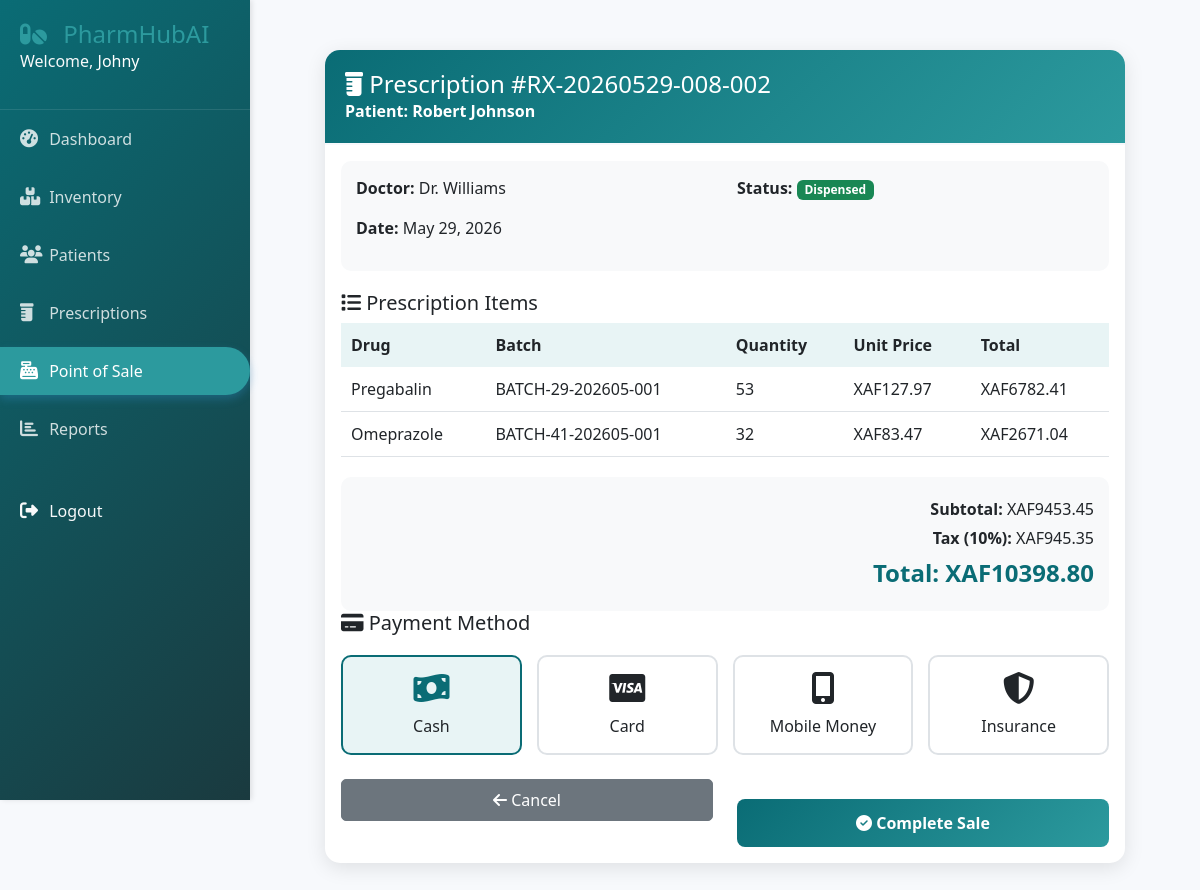
Screenshot of /sales/create-from-rx/6/ (signed in) with the database file from the repository.
### prescriptions/models.py (models this page shows, shortened)
class Prescription(models.Model):
    STATUS_CHOICES = (
        ('pending', 'Pending'),
        ('verified', 'Verified'),
        ('dispensed', 'Dispensed'),
        ('cancelled', 'Cancelled'),
        ('on_hold', 'On Hold'),
    )
    pharmacy = models.ForeignKey('accounts.Pharmacy', on_delete=models.CASCADE, null=True)
    prescription_number = models.CharField(max_length=50, unique=True)
    patient = models.ForeignKey(Patient, on_delete=models.CASCADE, related_name='prescriptions')
    prescribed_by = models.CharField(max_length=200)  # Doctor's name
    prescribed_date = models.DateField()
    pharmacist = models.ForeignKey(User, on_delete=models.SET_NULL, null=True, related_name='processed_prescriptions')
    status = models.CharField(max_length=20, choices=STATUS_CHOICES, default='pending')
    notes = models.TextField(blank=True)
    created_at = models.DateTimeField(auto_now_add=True)
    updated_at = models.DateTimeField(auto_now=True)
    class Meta:
        ordering = ['-created_at']

### patients/models.py (models this page shows, shortened)
class Patient(models.Model):
    BLOOD_TYPES = (
        ('A+', 'A+'), ('A-', 'A-'),
        ('B+', 'B+'), ('B-', 'B-'),
        ('AB+', 'AB+'), ('AB-', 'AB-'),
        ('O+', 'O+'), ('O-', 'O-'),
    )
    first_name = models.CharField(max_length=100)
    last_name = models.CharField(max_length=100)
    pharmacy = models.ForeignKey('accounts.Pharmacy', on_delete=models.CASCADE, null=True)
    date_of_birth = models.DateField()
    gender = models.CharField(max_length=10, choices=(('M', 'Male'), ('F', 'Female'), ('O', 'Other')))
    phone = models.CharField(max_length=15)
    email = models.EmailField(blank=True)
    address = models.TextField()
    blood_type = models.CharField(max_length=3, choices=BLOOD_TYPES, blank=True)
    allergies = models.TextField(blank=True, help_text="List all known allergies")
    chronic_conditions = models.TextField(blank=True, help_text="List all chronic conditions")
    current_medications = models.TextField(blank=True, help_text="List current medications")
    emergency_contact_name = models.CharField(max_length=200)
    emergency_contact_phone = models.CharField(max_length=15)
    created_by = models.ForeignKey(User, on_delete=models.SET_NULL, null=True)
    created_at = models.DateTimeField(auto_now_add=True)
    updated_at = models.DateTimeField(auto_now=True)
    class Meta:
        indexes = [
            models.Index(fields=['last_name', 'first_name']),
            models.Index(fields=['phone']),
        ]
    @property
    def full_name(self):
        return f"{self.first_name} {self.last_name}"

### inventory/models.py (models this page shows, shortened)
class Drug(models.Model):
    DRUG_FORMS = (
        ('tablet', 'Tablet'),
        ('capsule', 'Capsule'),
        ('liquid', 'Liquid'),
        ('injection', 'Injection'),
        ('cream', 'Cream'),
        ('ointment', 'Ointment'),
        ('inhaler', 'Inhaler'),
    )
    pharmacy = models.ForeignKey('accounts.Pharmacy', on_delete=models.CASCADE, null=True)
    name = models.CharField(max_length=200)
    generic_name = models.CharField(max_length=200)
    rxcui = models.CharField(max_length=20, unique=True, null=True, blank=True)
    form = models.CharField(max_length=20, choices=DRUG_FORMS)
    strength = models.CharField(max_length=50)  # e.g., "500mg"
    manufacturer = models.CharField(max_length=200)
    description = models.TextField(blank=True)
    requires_prescription = models.BooleanField(default=True)
    training_id = models.CharField(max_length=50, blank=True, null=True, help_text="ID from training dataset")
    created_at = models.DateTimeField(auto_now_add=True)
    updated_at = models.DateTimeField(auto_now=True)
    class Meta:
        indexes = [
            models.Index(fields=['name']),
            models.Index(fields=['rxcui']),
        ]

class Batch(models.Model):
    pharmacy = models.ForeignKey('accounts.Pharmacy', on_delete=models.CASCADE, null=True)
    drug = models.ForeignKey(Drug, on_delete=models.CASCADE, related_name='batches')
    supplier = models.ForeignKey(Supplier, on_delete=models.SET_NULL, null=True)
    batch_number = models.CharField(max_length=100, unique=True)
    quantity = models.PositiveIntegerField(default=0)
    purchase_price = models.DecimalField(max_digits=10, decimal_places=2)
    selling_price = models.DecimalField(max_digits=10, decimal_places=2)
    manufacture_date = models.DateField()
    expiry_date = models.DateField()
    created_at = models.DateTimeField(auto_now_add=True)
    updated_at = models.DateTimeField(auto_now=True)
    class Meta:
        indexes = [
            models.Index(fields=['expiry_date']),
            models.Index(fields=['batch_number']),
        ]

### sales/views.py (the view, shortened to what this page needs)
# urls.py: path('create-from-rx/<int:prescription_id>/', views.create_from_prescription, name='create_from_rx'),
@login_required
def create_from_prescription(request, prescription_id):
    prescription = get_object_or_404(Prescription, pk=prescription_id)
    if prescription.status != 'dispensed':
        messages.error(request, 'Prescription must be dispensed first.')
        return redirect('prescriptions:detail', pk=prescription_id)
    items = []
    subtotal = Decimal('0.00')
    for item in prescription.items.all():
        if not item.batch:
            messages.error(request, f'No batch assigned for {item.drug.name}')
            return redirect('prescriptions:detail', pk=prescription_id)
        item_total = Decimal(str(item.quantity)) * item.batch.selling_price
        subtotal += item_total
        items.append({
            'drug': item.drug.name,
            'batch': item.batch.batch_number,
            'quantity': item.quantity,
            'price': float(item.batch.selling_price),
            'total': float(item_total)
        })
    tax = subtotal * Decimal('0.10')  # 10% tax
    total = subtotal + tax
    context = {
        'prescription': prescription,
        'items': items,
        'subtotal': float(subtotal),
        'tax': float(tax),
        'total': float(total),
        'payment_methods': Sale.PAYMENT_METHODS
    }
    return render(request, 'sales/create_from_rx.html', context)

### templates/sales/create_from_rx.html (shortened to what this page needs)
{% extends 'base.html' %}
{% load static %}
{% block content %}
<div class="container">
    <div class="sale-container">
        <div class="card">
            <div class="card-header">
                <h4 class="mb-0"><i class="fas fa-prescription-bottle"></i> Prescription #{{ prescription.prescription_number }}</h4>
                <p class="mb-0">Patient: {{ prescription.patient.full_name }}</p>
            </div>
            <div class="card-body">
                <div class="prescription-info">
                    <div class="row">
                        <div class="col-md-6">
                            <p><strong>Doctor:</strong> {{ prescription.prescribed_by }}</p>
                            <p><strong>Date:</strong> {{ prescription.prescribed_date|date:"M d, Y" }}</p>
                        </div>
                        <div class="col-md-6">
                            <p><strong>Status:</strong>
                                <span class="badge bg-success">Dispensed</span>
                            </p>
                        </div>
                    </div>
                </div>
                <h5><i class="fas fa-list"></i> Prescription Items</h5>
                <table class="items-table">
                    <thead>
                        <tr>
                            <th>Drug</th>
                            <th>Batch</th>
                            <th>Quantity</th>
                            <th>Unit Price</th>
                            <th>Total</th>
                        </tr>
                    </thead>
                    <tbody>
                        {% for item in items %}
                        <tr>
                            <td>{{ item.drug }}<br><small class="text-muted">{{ item.drug.generic_name }}</small></td>
                            <td>{{ item.batch }}</td>
                            <td>{{ item.quantity }}</td>
                            <td>XAF{{ item.price|floatformat:2 }}</td>
                            <td>XAF{{ item.total|floatformat:2 }}</td>
                        </tr>
                        {% endfor %}
                    </tbody>
                </table>
                <div class="totals">
                    <p><strong>Subtotal:</strong> XAF{{ subtotal|floatformat:2 }}</p>
                    <p><strong>Tax (10%):</strong> XAF{{ tax|floatformat:2 }}</p>
                    <p class="total-amount"><strong>Total:</strong> XAF{{ total|floatformat:2 }}</p>
                </div>
                <h5><i class="fas fa-credit-card"></i> Payment Method</h5>
                <div class="payment-methods">
                    <div class="payment-method" data-method="cash">
                        <i class="fas fa-money-bill-wave"></i>
                        <span>Cash</span>
                    </div>
                    <div class="payment-method" data-method="card">
                        <i class="fab fa-cc-visa"></i>
                        <span>Card</span>
                    </div>
                    <div class="payment-method" data-method="mobile">
                        <i class="fas fa-mobile-alt"></i>
                        <span>Mobile Money</span>
                    </div>
                    <div class="payment-method" data-method="insurance">
                        <i class="fas fa-shield-alt"></i>
                        <span>Insurance</span>
                    </div>
                </div>
                <div class="row mt-4">
                    <div class="col-md-6">
                        <a href="{% url 'prescriptions:detail' prescription.id %}" class="btn btn-secondary w-100">
                            <i class="fas fa-arrow-left"></i> Cancel
                        </a>
                    </div>
                    <div class="col-md-6">
                        <button type="button" class="btn-payment" id="complete-sale-btn">
                            <i class="fas fa-check-circle"></i> Complete Sale
                        </button>
                    </div>
                </div>
            </div>
        </div>
    </div>
</div>
{% endblock %}

### templates/base.html (shortened to what this page needs)
<!DOCTYPE html>
<html lang="en">
<head>
    <link href="https://cdn.jsdelivr.net/npm/bootstrap@5.3.0-alpha1/dist/css/bootstrap.min.css" rel="stylesheet">
    <link rel="stylesheet" href="https://cdnjs.cloudflare.com/ajax/libs/font-awesome/6.4.0/css/all.min.css">
    {% load static %}
    <link rel="stylesheet" href="{% static 'css/style.css' %}">
</head>
<body>
    {% if user.is_authenticated %}
    <div class="sidebar">
        <div class="sidebar-header">
            <a style="text-decoration: none; color: #2c9a9e;" href="{%url 'accounts:home'%}"><h3><i class="fas fa-pills"></i> PharmHubAI</h3></a>
            <p class="text-light">Welcome, <a href="{%url 'accounts:home'%} " style="color: white;">{{ user.username }}</a></p>
        </div>
        <ul class="nav flex-column">
            <li class="nav-item">
                <a class="nav-link {% if request.path == '/dashboard' %}active{% endif %}" href="/dashboard/">
                    <i class="fas fa-tachometer-alt"></i> Dashboard
                </a>
            </li>
            <li class="nav-item">
                <a class="nav-link {% if '/inventory' in request.path %}active{% endif %}" href="/inventory/">
                    <i class="fas fa-boxes"></i> Inventory
                </a>
            </li>
            <li class="nav-item">
                <a class="nav-link {% if '/patients' in request.path %}active{% endif %}" href="/patients/">
                    <i class="fas fa-users"></i> Patients
                </a>
            </li>
            <li class="nav-item">
                <a class="nav-link {% if '/prescriptions' in request.path %}active{% endif %}" href="/prescriptions/">
                    <i class="fas fa-prescription-bottle"></i> Prescriptions
                </a>
            </li>
            <li class="nav-item">
                <a class="nav-link {% if '/sales' in request.path %}active{% endif %}" href="/sales/pos/">
                    <i class="fas fa-cash-register"></i> Point of Sale
                </a>
            </li>
            {% if user.profile.role == 'admin' or user.profile.role == 'pharmacist' %}
            <li class="nav-item">
                <a class="nav-link {% if '/reports' in request.path %}active{% endif %}" href="/reports/">
                    <i class="fas fa-chart-bar"></i> Reports
                </a>
            </li>
            {% endif %}
            <li class="nav-item mt-4">
                <a class="nav-link text-light" href="/logout/">
                    <i class="fas fa-sign-out-alt"></i> Logout
                </a>
            </li>
        </ul>
    </div>
    {% endif %}
    <div class="main-content">
        {% block content %}{% endblock %}
    </div>
</body>
</html>

### static/css/style.css (style rules this page uses)
:root { --primary-color: #0a6c75; --secondary-color: #2c9a9e; --success-color: #10b981; --danger-color: #ef4444; --warning-color: #f59e0b; --light-bg: #f7f9fc; --dark-text: #1a3a3f; --sidebar-width: 250px; }
body { font-family: 'Segoe UI', Tahoma, Geneva, Verdana, sans-serif; background-color: var(--light-bg); color: var(--dark-text); overflow-x: hidden; }
.sidebar { position: fixed; left: 0; top: 0; height: 100vh; width: var(--sidebar-width); background: linear-gradient(135deg, var(--primary-color), var(--dark-text)); color: white; padding: 20px 0; box-shadow: 2px 0 5px rgba(0,0,0,0.1); z-index: 1000; }
.sidebar-header { padding: 0 20px 20px; border-bottom: 1px solid rgba(255,255,255,0.1); }
.sidebar-header a { text-decoration: none; }
.sidebar-header h3 { margin: 0; font-size: 24px; font-weight: 300; }
.sidebar-header h3 i { color: var(--secondary-color); margin-right: 10px; }
.sidebar .nav-link { color: rgba(255,255,255,0.8); padding: 12px 20px; margin: 5px 0; transition: all 0.3s; border-radius: 0 30px 30px 0; }
.sidebar .nav-link.active { background-color: var(--secondary-color); color: white; box-shadow: 0 4px 10px rgba(52, 152, 219, 0.3); }
.sidebar .nav-link i { width: 25px; font-size: 18px; }
.main-content { margin-left: var(--sidebar-width); padding: 20px; min-height: 100vh; }
.card { border: none; border-radius: 10px; box-shadow: 0 2px 10px rgba(0,0,0,0.05); transition: transform 0.3s, box-shadow 0.3s; margin-bottom: 20px; }
.card-header { background-color: white; border-bottom: 2px solid var(--light-bg); padding: 15px 20px; font-weight: 600; }
.btn { border-radius: 5px; padding: 8px 20px; font-weight: 500; transition: all 0.3s; }

### templates/sales/create_from_rx.html (style rules this page uses)
.sale-container { max-width: 800px; margin: 30px auto; }
.card { border: none; border-radius: 15px; box-shadow: 0 5px 20px rgba(0,0,0,0.1); margin-bottom: 20px; }
.card-header { background: linear-gradient(135deg, #0a6c75 0%, #2c9a9e 100%); color: white; border-radius: 15px 15px 0 0 !important; padding: 20px; }
.prescription-info { background: #f8f9fa; padding: 15px; border-radius: 10px; margin-bottom: 20px; }
.items-table { width: 100%; margin-bottom: 20px; }
.items-table th { background: #e8f4f5; padding: 10px; }
.items-table td { padding: 10px; border-bottom: 1px solid #dee2e6; }
.totals { text-align: right; padding: 15px; background: #f8f9fa; border-radius: 10px; }
.totals p { margin: 5px 0; }
.totals .total-amount { font-size: 1.5rem; font-weight: bold; color: #0a6c75; }
.btn-payment { background: linear-gradient(135deg, #0a6c75 0%, #2c9a9e 100%); color: white; border: none; border-radius: 8px; padding: 12px 30px; font-weight: 600; width: 100%; margin-top: 20px; }
.payment-methods { display: flex; gap: 15px; margin: 20px 0; }
.payment-method { flex: 1; text-align: center; padding: 15px; border: 2px solid #dee2e6; border-radius: 10px; cursor: pointer; transition: all 0.3s; }
.payment-method.selected { border-color: #0a6c75; background: #e8f4f5; }
.payment-method i { font-size: 2rem; display: block; margin-bottom: 10px; }
.payment-method.selected i { color: #0a6c75; }

### rows the page displays
Prescription: prescription_number "RX-20260529-008-002", patient.full_name "Robert Johnson", prescribed_by "Dr. Williams", prescribed_date "May 29, 2026"
Drug: drug "Pregabalin"
Batch: batch "BATCH-29-202605-001"
Drug: drug "Omeprazole"
Batch: batch "BATCH-41-202605-001"

### other values shown
{{ user.username }} "Johny"
{{ item.quantity }} "53" "32"
{{ item.price|floatformat:2 }} "127.97" "83.47"
{{ item.total|floatformat:2 }} "6782.41" "2671.04"
{{ subtotal|floatformat:2 }} "9453.45"
{{ tax|floatformat:2 }} "945.35"
{{ total|floatformat:2 }} "10398.80"
